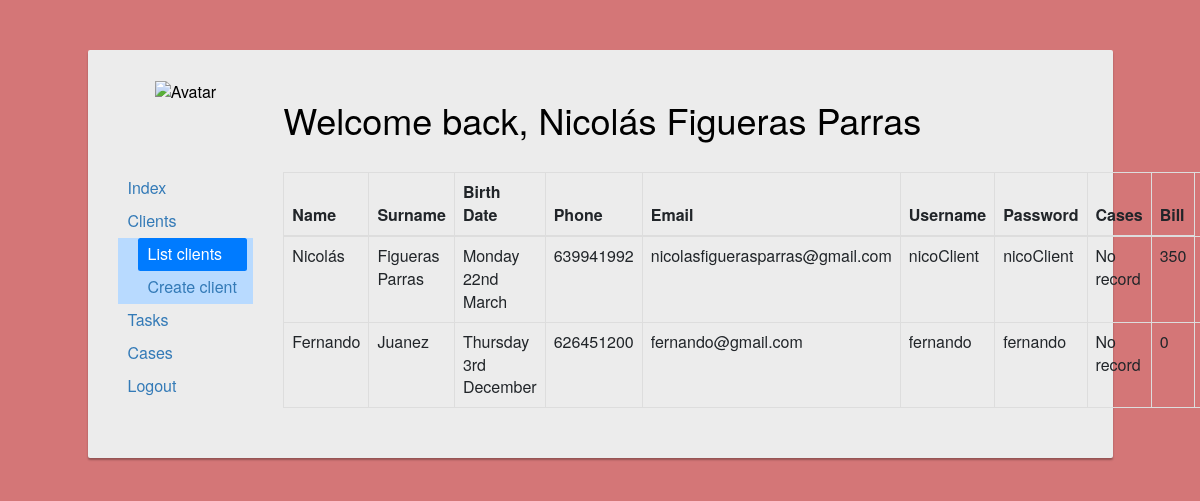
Page /personalArea/Worker/Clients/index.php (signed in) on the earlier database version.
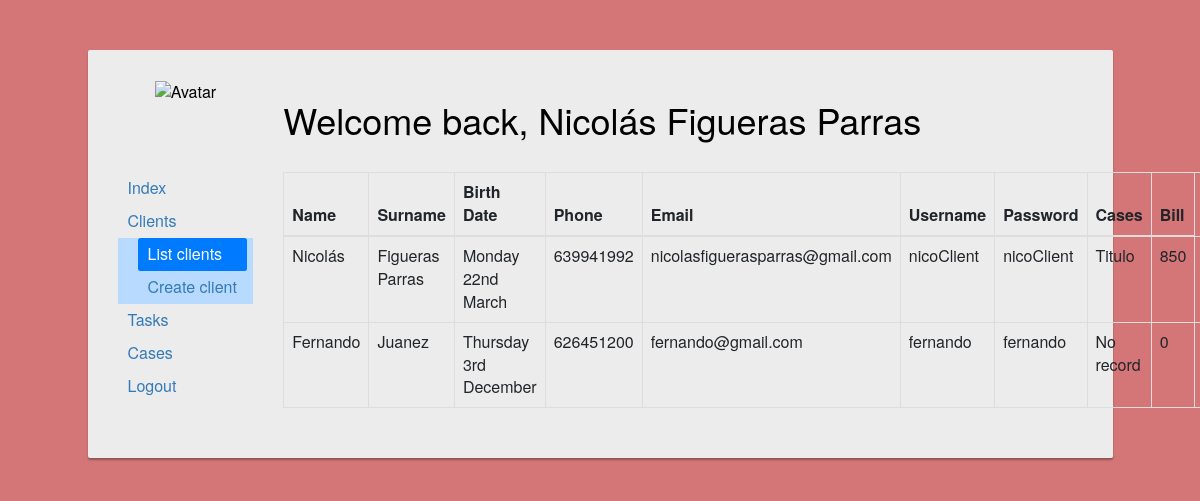
Same page on the later database version.
### tables this page shows
CREATE TABLE `clients` (
  `client_ID` bigint(20) UNSIGNED NOT NULL,
  `name` varchar(50) NOT NULL,
  `surname` varchar(70) NOT NULL,
  `birth_date` date NOT NULL,
  `phone` int(11) NOT NULL,
  `email` varchar(70) NOT NULL,
  `username` varchar(15) NOT NULL,
  `password` varchar(25) NOT NULL,
  `bill` float NOT NULL
);

CREATE TABLE `cases` (
  `case_ID` bigint(20) UNSIGNED NOT NULL,
  `title` varchar(200) NOT NULL,
  `description` varchar(1000) NOT NULL,
  `lawer_ID` bigint(20) NOT NULL,
  `client_ID` bigint(20) NOT NULL,
  `type` varchar(50) NOT NULL
);

### personalArea/Worker/Clients/index.php (the view, shortened to what the changed rows need)
<!DOCTYPE html>
<html lang="en">
    <head>
        <link rel="stylesheet" href="https://stackpath.bootstrapcdn.com/bootstrap/4.3.1/css/bootstrap.min.css">
        <link rel="stylesheet" href="https://maxcdn.bootstrapcdn.com/bootstrap/3.3.7/css/bootstrap.min.css">
        <link rel="stylesheet" href="https://maxcdn.bootstrapcdn.com/font-awesome/4.7.0/css/font-awesome.min.css">
        <link rel="stylesheet" href="https://use.fontawesome.com/releases/v5.8.1/css/all.css">
    </head>
    <body>
            <?php
                $db = connectDb();
            ?>
			<?php
                $userData = mysqli_fetch_array(mysqli_query($db, "SELECT * FROM workers where worker_ID = '$_SESSION[id_user]'"));
			?>
        <div class="container-fluid content">
            <div class="row">
                <div class="col-10 offset-1 insideContainer">
                    <div class="row">
                        <div class="col-9">
                            <h1>Welcome back, <?php echo $userData['name']." ".$userData['surname'] ?></h1>
                        </div>
                    </div>
                    <br>
                    <div class="row">
                            <div class="col-9">
                                <?php
                                    $listQuery = mysqli_query($db, "SELECT * FROM clients");
                                    if($row = mysqli_fetch_array($listQuery)){
                                        echo "<table class='table table-bordered'>";
                                            echo "<thead>";
                                                echo "<tr>";
                                                    echo "<th scope='col'>Name</th>";
                                                    echo "<th scope='col'>Surname</th>";
                                                    echo "<th scope='col'>Birth Date</th>";
                                                    echo "<th scope='col'>Phone</th>";
                                                    echo "<th scope='col'>Email</th>";
                                                    echo "<th scope='col'>Username</th>";
                                                    echo "<th scope='col'>Password</th>";
                                                    echo "<th scope='col'>Cases</th>";
                                                    echo "<th scope='col'>Bill</th>";
                                                echo "</tr>";
                                            echo "</thead>";
                                            do{
                                                echo "<tr>";
                                                    $listID=$row['client_ID'];
                                                    echo "<td>".$row["name"]."</td>";
                                                    echo "<td>".$row["surname"]."</td>";
                                                    $bDateFormatted = date("l jS F ", strtotime($row["birth_date"]));
                                                    echo "<td>".$bDateFormatted."</td>";
                                                    echo "<td>".$row["phone"]."</td>";
                                                    echo "<td>".$row["email"]."</td>";
                                                    echo "<td>".$row["username"]."</td>";
                                                    echo "<td>".$row["password"]."</td>";
                                                    $cases = mysqli_query($db, "SELECT * FROM cases WHERE client_ID = '$row[client_ID]'");
                                                    if($row_cases = mysqli_fetch_array($cases)){
                                                        echo "<td>";
                                                            do{
                                                                echo $row_cases['title'];
                                                            }while($row_cases = mysqli_fetch_array($cases));
                                                        echo "</td>";
                                                    }else{
                                                        echo "<td>No record</td>";
                                                    }
                                                    echo "<td>".$row["bill"]."</td>";
                                                    echo "<td style='text-align: center'><a href='addCase.php?client=$listID'><i class='fa fa-plus' style='font-size:20px; color:black' aria-hidden='true'></i></a></td>";
                                                echo "</tr>";
                                            }while($row = mysqli_fetch_array($listQuery));
                                    }else{
                                        echo "There is no record";
                                    }
                                ?>
                            </div>
                    </div>
                </div>
            </div>
        </div>
    </body>
</html>

Differences in the rows shown:
changed clients "Nicolás": bill "350" → "850"; no longer shows "No record"
added cases: title "Titulo", shown under clients "Nicolás"
